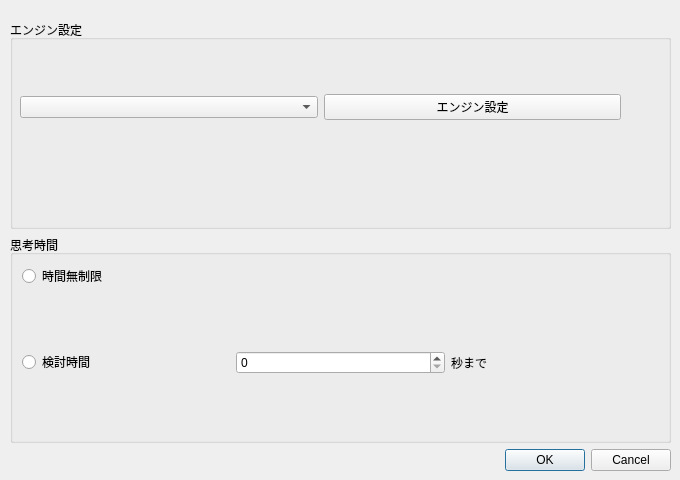
<?xml version="1.0" encoding="UTF-8"?>
<ui version="4.0">
 <class>ConsidarationDialog</class>
 <widget class="QDialog" name="ConsidarationDialog">
  <property name="geometry">
   <rect>
    <x>0</x>
    <y>0</y>
    <width>680</width>
    <height>480</height>
   </rect>
  </property>
  <property name="windowTitle">
   <string>検討</string>
  </property>
  <widget class="QWidget" name="layoutWidget">
   <property name="geometry">
    <rect>
     <x>10</x>
     <y>20</y>
     <width>661</width>
     <height>451</height>
    </rect>
   </property>
   <layout class="QVBoxLayout" name="verticalLayout_5">
    <item>
     <widget class="QGroupBox" name="groupBox">
      <property name="title">
       <string>エンジン設定</string>
      </property>
      <widget class="QWidget" name="verticalLayoutWidget_2">
       <property name="geometry">
        <rect>
         <x>10</x>
         <y>40</y>
         <width>601</width>
         <height>95</height>
        </rect>
       </property>
       <layout class="QVBoxLayout" name="verticalLayout_2">
        <item>
         <layout class="QHBoxLayout" name="horizontalLayout_4">
          <item>
           <widget class="QComboBox" name="comboBoxEngine1"/>
          </item>
          <item>
           <widget class="QPushButton" name="engineSetting">
            <property name="text">
             <string>エンジン設定</string>
            </property>
           </widget>
          </item>
         </layout>
        </item>
       </layout>
      </widget>
     </widget>
    </item>
    <item>
     <widget class="QGroupBox" name="groupBox_2">
      <property name="title">
       <string>思考時間</string>
      </property>
      <layout class="QVBoxLayout" name="verticalLayout_4">
       <item>
        <layout class="QVBoxLayout" name="verticalLayout_3">
         <item>
          <layout class="QHBoxLayout" name="horizontalLayout_5">
           <item>
            <widget class="QRadioButton" name="unlimitedTimeRadioButton">
             <property name="text">
              <string>時間無制限</string>
             </property>
            </widget>
           </item>
          </layout>
         </item>
        </layout>
       </item>
       <item>
        <layout class="QVBoxLayout" name="verticalLayout">
         <item>
          <layout class="QHBoxLayout" name="horizontalLayout_6">
           <item>
            <widget class="QRadioButton" name="considerationTimeRadioButton">
             <property name="text">
              <string>検討時間</string>
             </property>
            </widget>
           </item>
           <item>
            <widget class="QSpinBox" name="byoyomiSec"/>
           </item>
           <item>
            <widget class="QLabel" name="label_4">
             <property name="text">
              <string>秒まで</string>
             </property>
            </widget>
           </item>
          </layout>
         </item>
        </layout>
       </item>
      </layout>
     </widget>
    </item>
    <item>
     <widget class="QDialogButtonBox" name="buttonBox">
      <property name="standardButtons">
       <set>QDialogButtonBox::StandardButton::Cancel|QDialogButtonBox::StandardButton::Ok</set>
      </property>
     </widget>
    </item>
   </layout>
  </widget>
 </widget>
 <resources/>
 <connections/>
</ui>
